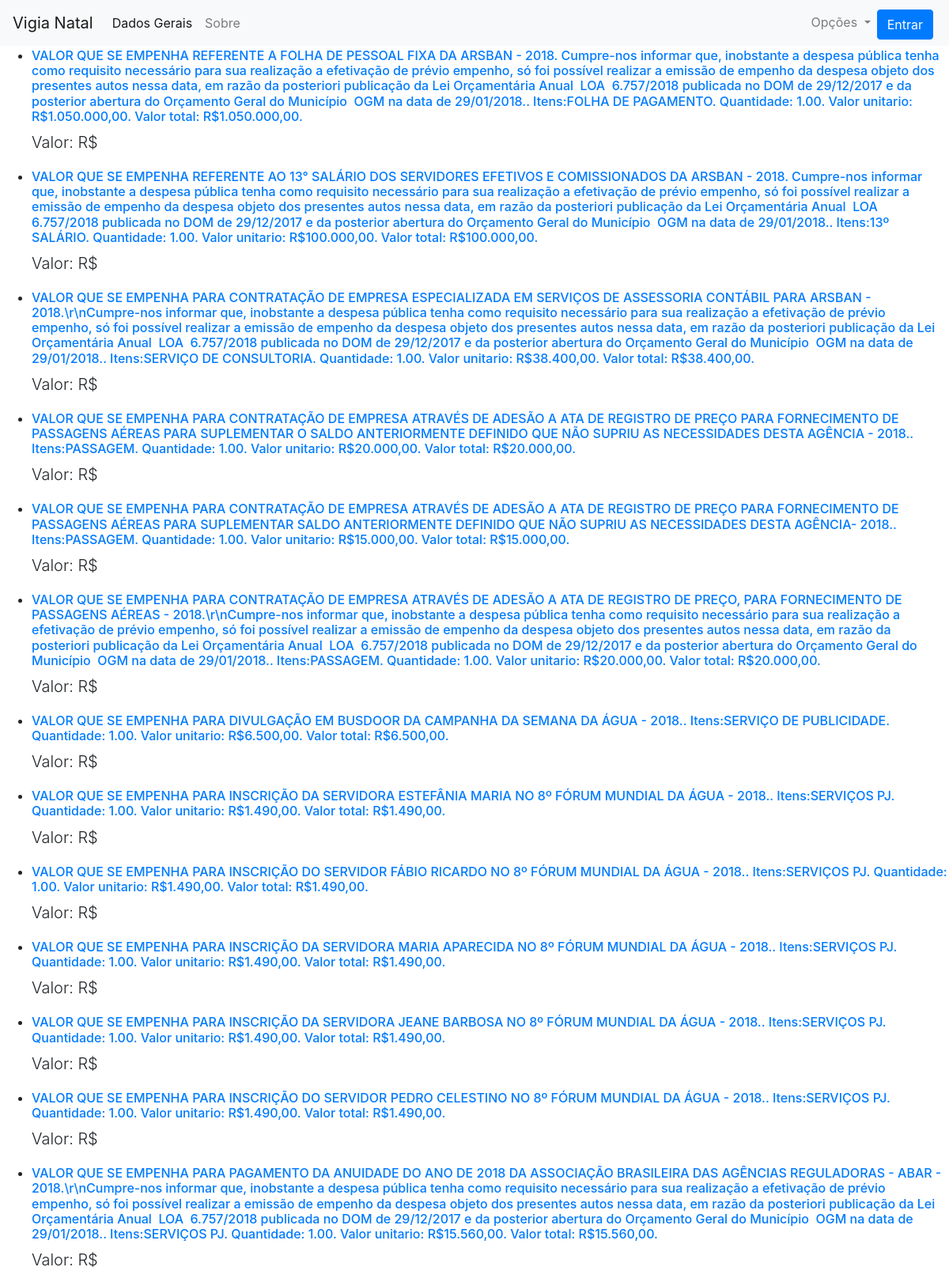
Screenshot of /despesa/list (upper part) with the database file from the repository.
### map_app/models.py (models this page shows, shortened)
class Despesa(models.Model):
    descricao = models.TextField()
    empenhado = models.DecimalField(max_digits=15, decimal_places=2)
    anulado = models.DecimalField(max_digits=15, decimal_places=2)
    liquidado = models.DecimalField(max_digits=15, decimal_places=2)
    pago = models.DecimalField(max_digits=15, decimal_places=2)
    data_inicio = models.DateField()
    data_update = models.DateField(auto_now = True)
    localizacao = models.ForeignKey(Localizacao, on_delete = models.SET_NULL, null = True, blank = True)
    orgao = models.ForeignKey(Orgao, on_delete = models.CASCADE)

### map_app/views.py (the view)
# urls.py: path('despesa/list', views.DespesaListView.as_view(), name = 'despesa_list'),
class DespesaListView(ListView):
    model = Despesa
    def get_queryset(self):
        return Despesa.objects.all()

### map_app/templates/map_app/despesa_list.html (shortened to what this page needs)
{% extends "map_app/base.html" %}
{% block body_block %}
  <ul>
    {% for despesa in despesa_list %}
    <li>
      <div class="despesa conteiner">
        <h6> <a href="{% url 'despesa_detail' pk=despesa.pk %}">{{despesa.descricao}}</a> </h6>
        <div class="valordespesa">
          <p class="lead">Valor: R${{despesa.valor|floatformat:2}}</p>
      </div>
    </li>
    {% endfor %}
  </ul>
{% endblock %}

### rows the page displays
Despesa: descricao "VALOR QUE SE EMPENHA REFERENTE A FOLHA DE PESSOAL FIXA DA ARSBAN - 2018. Cumpre-nos informar que, inobstante a despesa pública tenha como requisito necessário para sua realização a efetivação de prévio empenho, só foi possível realizar a emissão de empenho da despesa objeto dos presentes autos nessa data, em razão da posteriori publicação da Lei Orçamentária Anual  LOA  6.757/2018 publicada no DOM de 29/12/2017 e da posterior abertura do Orçamento Geral do Município  OGM na data de 29/01/2018.. Itens:FOLHA DE PAGAMENTO. Quantidade: 1.00. Valor unitario: R$1.050.000,00. Valor total: R$1.050.000,00."
Despesa: descricao "VALOR QUE SE EMPENHA REFERENTE AO 13° SALÁRIO DOS SERVIDORES EFETIVOS E COMISSIONADOS DA ARSBAN - 2018. Cumpre-nos informar que, inobstante a despesa pública tenha como requisito necessário para sua realização a efetivação de prévio empenho, só foi possível realizar a emissão de empenho da despesa objeto dos presentes autos nessa data, em razão da posteriori publicação da Lei Orçamentária Anual  LOA  6.757/2018 publicada no DOM de 29/12/2017 e da posterior abertura do Orçamento Geral do Município  OGM na data de 29/01/2018.. Itens:13º SALÁRIO. Quantidade: 1.00. Valor unitario: R$100.000,00. Valor total: R$100.000,00."
Despesa: descricao "VALOR QUE SE EMPENHA PARA CONTRATAÇÃO DE EMPRESA ESPECIALIZADA EM SERVIÇOS DE ASSESSORIA CONTÁBIL PARA ARSBAN - 2018.\\r\\nCumpre-nos informar que, inobstante a despesa pública tenha como requisito necessário para sua realização a efetivação de prévio empenho, só foi possível realizar a emissão de empenho da despesa objeto dos presentes autos nessa data, em razão da posteriori publicação da Lei Orçamentária Anual  LOA  6.757/2018 publicada no DOM de 29/12/2017 e da posterior abertura do Orçamento Geral do Município  OGM na data de 29/01/2018.. Itens:SERVIÇO DE CONSULTORIA. Quantidade: 1.00. Valor unitario: R$38.400,00. Valor total: R$38.400,00."
Despesa: descricao "VALOR QUE SE EMPENHA PARA CONTRATAÇÃO DE EMPRESA ATRAVÉS DE ADESÃO A ATA DE REGISTRO DE PREÇO PARA FORNECIMENTO DE PASSAGENS AÉREAS PARA SUPLEMENTAR O SALDO ANTERIORMENTE DEFINIDO QUE NÃO SUPRIU AS NECESSIDADES DESTA AGÊNCIA - 2018.. Itens:PASSAGEM. Quantidade: 1.00. Valor unitario: R$20.000,00. Valor total: R$20.000,00."
Despesa: descricao "VALOR QUE SE EMPENHA PARA CONTRATAÇÃO DE EMPRESA ATRAVÉS DE ADESÃO A ATA DE REGISTRO DE PREÇO PARA FORNECIMENTO DE PASSAGENS AÉREAS PARA SUPLEMENTAR SALDO ANTERIORMENTE DEFINIDO QUE NÃO SUPRIU AS NECESSIDADES DESTA AGÊNCIA- 2018.. Itens:PASSAGEM. Quantidade: 1.00. Valor unitario: R$15.000,00. Valor total: R$15.000,00."
Despesa: descricao "VALOR QUE SE EMPENHA PARA CONTRATAÇÃO DE EMPRESA ATRAVÉS DE ADESÃO A ATA DE REGISTRO DE PREÇO, PARA FORNECIMENTO DE PASSAGENS AÉREAS - 2018.\\r\\nCumpre-nos informar que, inobstante a despesa pública tenha como requisito necessário para sua realização a efetivação de prévio empenho, só foi possível realizar a emissão de empenho da despesa objeto dos presentes autos nessa data, em razão da posteriori publicação da Lei Orçamentária Anual  LOA  6.757/2018 publicada no DOM de 29/12/2017 e da posterior abertura do Orçamento Geral do Município  OGM na data de 29/01/2018.. Itens:PASSAGEM. Quantidade: 1.00. Valor unitario: R$20.000,00. Valor total: R$20.000,00."
Despesa: descricao "VALOR QUE SE EMPENHA PARA DIVULGAÇÃO EM BUSDOOR DA CAMPANHA DA SEMANA DA ÁGUA - 2018.. Itens:SERVIÇO DE PUBLICIDADE. Quantidade: 1.00. Valor unitario: R$6.500,00. Valor total: R$6.500,00."
Despesa: descricao "VALOR QUE SE EMPENHA PARA INSCRIÇÃO DA SERVIDORA ESTEFÂNIA MARIA NO 8º FÓRUM MUNDIAL DA ÁGUA - 2018.. Itens:SERVIÇOS PJ. Quantidade: 1.00. Valor unitario: R$1.490,00. Valor total: R$1.490,00."
Despesa: descricao "VALOR QUE SE EMPENHA PARA INSCRIÇÃO DO SERVIDOR FÁBIO RICARDO NO 8º FÓRUM MUNDIAL DA ÁGUA - 2018.. Itens:SERVIÇOS PJ. Quantidade: 1.00. Valor unitario: R$1.490,00. Valor total: R$1.490,00."
Despesa: descricao "VALOR QUE SE EMPENHA PARA INSCRIÇÃO DA SERVIDORA MARIA APARECIDA NO 8º FÓRUM MUNDIAL DA ÁGUA - 2018.. Itens:SERVIÇOS PJ. Quantidade: 1.00. Valor unitario: R$1.490,00. Valor total: R$1.490,00."
Despesa: descricao "VALOR QUE SE EMPENHA PARA INSCRIÇÃO DA SERVIDORA JEANE BARBOSA NO 8º FÓRUM MUNDIAL DA ÁGUA - 2018.. Itens:SERVIÇOS PJ. Quantidade: 1.00. Valor unitario: R$1.490,00. Valor total: R$1.490,00."
Despesa: descricao "VALOR QUE SE EMPENHA PARA INSCRIÇÃO DO SERVIDOR PEDRO CELESTINO NO 8º FÓRUM MUNDIAL DA ÁGUA - 2018.. Itens:SERVIÇOS PJ. Quantidade: 1.00. Valor unitario: R$1.490,00. Valor total: R$1.490,00."
Despesa: descricao "VALOR QUE SE EMPENHA PARA PAGAMENTO DA ANUIDADE DO ANO DE 2018 DA ASSOCIAÇÃO BRASILEIRA DAS AGÊNCIAS REGULADORAS - ABAR - 2018.\\r\\nCumpre-nos informar que, inobstante a despesa pública tenha como requisito necessário para sua realização a efetivação de prévio empenho, só foi possível realizar a emissão de empenho da despesa objeto dos presentes autos nessa data, em razão da posteriori publicação da Lei Orçamentária Anual  LOA  6.757/2018 publicada no DOM de 29/12/2017 e da posterior abertura do Orçamento Geral do Município  OGM na data de 29/01/2018.. Itens:SERVIÇOS PJ. Quantidade: 1.00. Valor unitario: R$15.560,00. Valor total: R$15.560,00."
